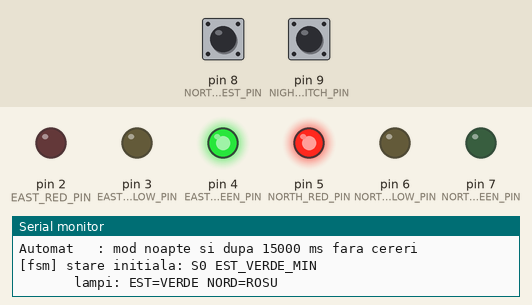
This program was run on a simulated Arduino Uno, built with avr-gcc and run on an emulated ATmega328P. Parts: output pins drawn as LEDs (lit = HIGH), the last lines printed to the serial monitor. Dashed ring = blinking. The inputs (shaded band) are chosen by the test bench; at power-on: pin 9 (NIGHT_SWITCH_PIN) HIGH, pin 8 (NORTH_REQUEST_PIN) HIGH.

Above: at 0.8 s.
0.9 s: pin 9 (NIGHT_SWITCH_PIN) pulled LOW for 0.15 s
At 2.18 s:
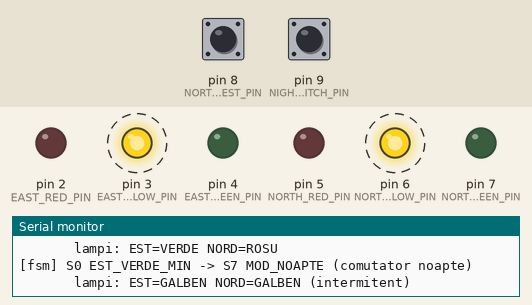
3.9 s: pin 8 (NORTH_REQUEST_PIN) pulled LOW for 0.15 s
At 4.7 s:
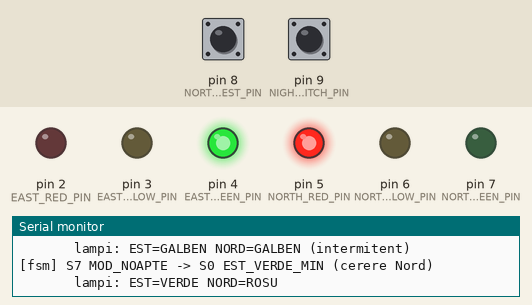
7.0 s: pin 9 (NIGHT_SWITCH_PIN) pulled LOW for 1 s
At 7.79 s:
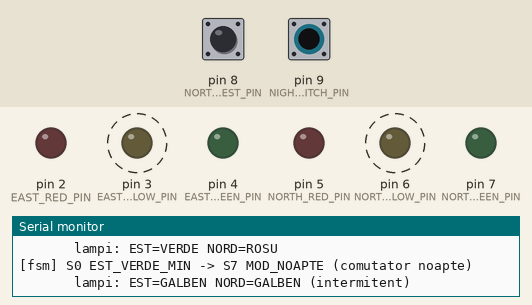
11.0 s: pin 8 (NORTH_REQUEST_PIN) pulled LOW for 1 s
At 11.6 s:
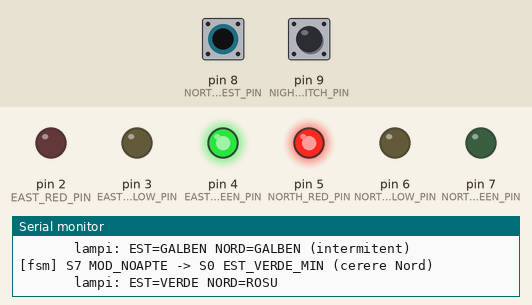
15.0 s: pin 9 (NIGHT_SWITCH_PIN) pulled LOW for 3.2 s
At 16.28 s:
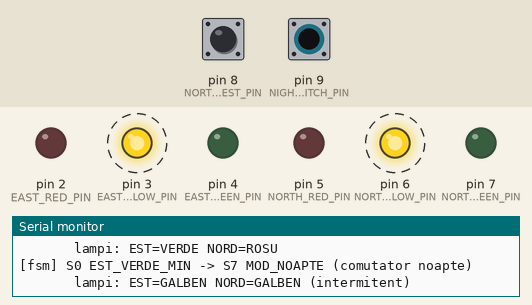
19.7 s: pin 8 (NORTH_REQUEST_PIN) pulled LOW for 0.15 s
At 25.1 s:
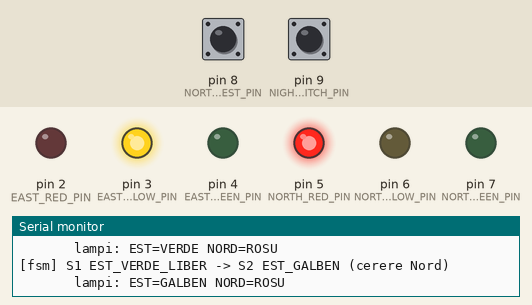
Timing chart, 0 to 28.2 s (numbered marks = the images above; inputs shaded):
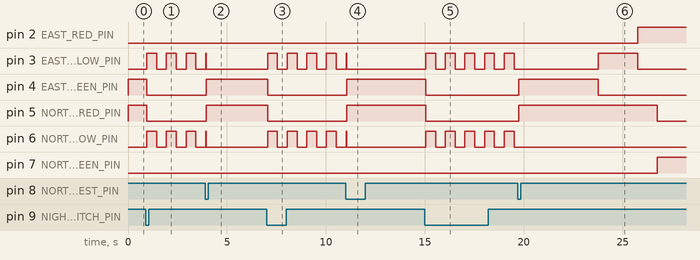

The program:

main.cpp
```cpp
#include <Arduino.h>
#include <Arduino_FreeRTOS.h>
#include <task.h>
#include <queue.h>
#include <stdio.h>
#include <avr/pgmspace.h>

#include "uartStdio.h"
#include "Button.h"
#include "trafficHead.h"
#include "trafficFsm.h"

// Pinii 2..9 exista si pe Arduino Uno, deci montajul este identic pe Uno si
// pe Mega.
constexpr int EAST_RED_PIN = 2;
constexpr int EAST_YELLOW_PIN = 3;
constexpr int EAST_GREEN_PIN = 4;
constexpr int NORTH_RED_PIN = 5;
constexpr int NORTH_YELLOW_PIN = 6;
constexpr int NORTH_GREEN_PIN = 7;

// Cererea de trecere pentru Nord (buton pietonal sau senzor de prezenta) si
// comutatorul de mod noapte. Ambele sunt INPUT_PULLUP, deci un pin nelegat
// citeste HIGH: butonul de noapte poate lipsi din montaj fara efecte.
constexpr int NORTH_REQUEST_PIN = 8;
constexpr int NIGHT_SWITCH_PIN = 9;
constexpr unsigned long BUTTON_DEBOUNCE_MS = 20;
constexpr TickType_t BUTTON_POLL_TICKS = 1;

constexpr UBaseType_t EVENT_QUEUE_LEN = 4;

constexpr uint16_t BUTTON_STACK = 144;
constexpr uint16_t FSM_STACK = 256;       // printf are nevoie de stiva
constexpr uint16_t HEADS_STACK = 128;

static TrafficHead eastHead(EAST_RED_PIN, EAST_YELLOW_PIN, EAST_GREEN_PIN);
static TrafficHead northHead(NORTH_RED_PIN, NORTH_YELLOW_PIN, NORTH_GREEN_PIN);

static QueueHandle_t xEventQueue = NULL;
static QueueHandle_t xPatternMailbox = NULL;

static void sendEvent(TrafficEvent event)
{
  if (xQueueSend(xEventQueue, &event, 0) != pdPASS)
  {
    printf_P(PSTR("[err] coada de evenimente plina, eveniment pierdut\n"));
  }
}

// Deține butoanele. Nu cunoaste automatul: traduce apasari in evenimente.
static void buttonTask(void *pvParameters)
{
  Button northRequest(NORTH_REQUEST_PIN, BUTTON_DEBOUNCE_MS);
  Button nightSwitch(NIGHT_SWITCH_PIN, BUTTON_DEBOUNCE_MS);

  northRequest.begin();
  nightSwitch.begin();
  TickType_t lastWake = xTaskGetTickCount();

  for (;;)
  {
    northRequest.update();
    nightSwitch.update();

    if (northRequest.wasPressed()) sendEvent(EVENT_NORTH_REQUEST);
    if (nightSwitch.wasPressed())  sendEvent(EVENT_NIGHT_TOGGLE);

    xTaskDelayUntil(&lastWake, BUTTON_POLL_TICKS);
  }
}

static void publishPattern(TrafficState state)
{
  SignalPattern pattern = trafficFsmPattern(state);
  xQueueOverwrite(xPatternMailbox, &pattern);
}

static void reportLamps(TrafficState state)
{
  SignalPattern pattern = trafficFsmPattern(state);

  printf_P(PSTR("       lampi: EST=%s NORD=%s%s\n"),
           lampColorName(pattern.east),
           lampColorName(pattern.north),
           pattern.blinkHalfPeriodMs == 0 ? "" : " (intermitent)");
}

static void reportTransition(TrafficState from, TrafficState to, TrafficEvent event)
{
  printf_P(PSTR("[fsm] %s -> %s (%s)\n"),
           trafficFsmStateName(from),
           trafficFsmStateName(to),
           trafficFsmEventName(event));
  reportLamps(to);
}

static void printWelcome()
{
  printf_P(PSTR("\n=== Lab 6.2: semafor inteligent cu automat finit (FreeRTOS) ===\n"));
  printf_P(PSTR("Est are prioritate: ramane verde cat timp nu exista cerere pe Nord\n"));
  printf_P(PSTR("Buton D8  : cerere Nord (servita dupa verdele minim de %u ms)\n"),
           EAST_MIN_GREEN_MS);
  printf_P(PSTR("Buton D9  : comuta modul noapte (galben intermitent)\n"));
  printf_P(PSTR("Automat   : mod noapte si dupa %u ms fara cereri\n"), EAST_HOLD_IDLE_MS);
}

// Cat mai are voie automatul sa stea in starea curenta. Expirarea asteptarii
// *este* evenimentul de faza, deci nu e nevoie de un cronometru separat. Se
// scade timpul deja scurs, altfel un eveniment ignorat (o cerere sosita in
// mijlocul galbenului) ar reporni faza de la zero.
static TickType_t remainingTicks(TrafficState state, TickType_t phaseStart)
{
  uint16_t phaseMs = trafficFsmPhaseMs(state);
  if (phaseMs == 0) return portMAX_DELAY;

  TickType_t phaseTicks = pdMS_TO_TICKS(phaseMs);
  TickType_t elapsed = xTaskGetTickCount() - phaseStart;
  if (elapsed >= phaseTicks) return 0;

  return phaseTicks - elapsed;
}

static TrafficEvent nextEvent(TrafficState state,
                              TickType_t phaseStart,
                              bool *isNorthRequested)
{
  if (*isNorthRequested && trafficFsmServesRequest(state))
  {
    return EVENT_NORTH_REQUEST;
  }

  TrafficEvent event;
  if (xQueueReceive(xEventQueue, &event, remainingTicks(state, phaseStart)) != pdPASS)
  {
    return EVENT_PHASE_TIMEOUT;
  }

  // O cerere sosita in mijlocul unei faze nu se pierde: ramane memorata pana
  // cand automatul ajunge intr-o stare care o poate servi.
  if (event == EVENT_NORTH_REQUEST) *isNorthRequested = true;
  return event;
}

static bool wasRequestServed(TrafficState state, TrafficEvent event)
{
  return event == EVENT_NORTH_REQUEST && trafficFsmServesRequest(state);
}

static void announceStart(TrafficState state)
{
  printWelcome();
  printf_P(PSTR("[fsm] stare initiala: %s\n"), trafficFsmStateName(state));
  reportLamps(state);
}

// Deține starea automatului si raportarea ei. Nu atinge nici butoanele, nici
// LED-urile: primeste evenimente si publica tiparul de ieșire. Lampile se
// publica inaintea jurnalului, ca scrierea pe UART sa nu intarzie culorile.
static void fsmTask(void *pvParameters)
{
  TrafficState state = EAST_GREEN_MIN;
  bool isNorthRequested = false;

  publishPattern(state);
  announceStart(state);
  TickType_t phaseStart = xTaskGetTickCount();

  for (;;)
  {
    TrafficEvent event = nextEvent(state, phaseStart, &isNorthRequested);
    TrafficState next = trafficFsmNext(state, event);

    if (next == state) continue;      // eveniment fara efect in starea curenta

    if (wasRequestServed(state, event)) isNorthRequested = false;

    TrafficState previous = state;
    state = next;
    phaseStart = xTaskGetTickCount();
    publishPattern(state);
    reportTransition(previous, state, event);
  }
}

static void showPattern(const SignalPattern *pattern, bool isFlashOff)
{
  eastHead.show(isFlashOff ? LAMP_OFF : pattern->east);
  northHead.show(isFlashOff ? LAMP_OFF : pattern->north);
}

// Deține cele doua capete de semafor. Asteptarea pe cutia poștala este si
// cronometrul de intermitenta: un tipar nou se aplica imediat, nu dupa
// semiperioada in curs.
static void headsTask(void *pvParameters)
{
  SignalPattern pattern = { LAMP_RED, LAMP_RED, 0 };
  bool isFlashOff = false;

  eastHead.begin();
  northHead.begin();

  for (;;)
  {
    TickType_t waitTicks = pattern.blinkHalfPeriodMs == 0
                              ? portMAX_DELAY
                              : pdMS_TO_TICKS(pattern.blinkHalfPeriodMs);

    if (xQueueReceive(xPatternMailbox, &pattern, waitTicks) == pdPASS)
    {
      isFlashOff = false;             // orice tipar nou porneste aprins
    }
    else
    {
      isFlashOff = !isFlashOff;
    }
    showPattern(&pattern, isFlashOff);
  }
}

// Varianta uartStdioInit() (nu cea cu coada si task propriu) pentru ca pe
// ATmega328P nu incape: taskul UART si cele doua cozi ale lui cer ~280 de
// octeti, iar FreeRTOS isi aloca deja taskul idle si cel de software timers.
// Daca RAM-ul se termina, LED-ul de pe D13 clipeste rapid
// (vApplicationMallocFailedHook din portul FreeRTOS).
//
// Butonul are prioritatea cea mai mare: printf-ul din taskul FSM scrie
// sincron pe UART, deci nu are voie sa intarzie citirea butoanelor.
void setup()
{
  uartStdioInit();

  xEventQueue = xQueueCreate(EVENT_QUEUE_LEN, sizeof(TrafficEvent));
  xPatternMailbox = xQueueCreate(1, sizeof(SignalPattern));

  xTaskCreate(headsTask,  "HEADS",  HEADS_STACK,  NULL, tskIDLE_PRIORITY + 1, NULL);
  xTaskCreate(fsmTask,    "FSM",    FSM_STACK,    NULL, tskIDLE_PRIORITY + 2, NULL);
  xTaskCreate(buttonTask, "BUTTON", BUTTON_STACK, NULL, tskIDLE_PRIORITY + 3, NULL);

  vTaskStartScheduler();
}

void loop() { }
```

Button.cpp
```cpp
#include "Button.h"
//Constructor for button
//Assigns initial states for variable
Button::Button(int pin, unsigned long debounceDelay)
{
  this->pin = pin;
  this->state = HIGH;
  this->lastState = HIGH;
  this->pressed = false;
  this->rawState = HIGH;
  this->debounceDelay = debounceDelay;
}
//Initialises pin
void Button::begin()
{
  pinMode(this->pin,INPUT_PULLUP);
}

//Updates the state of the class based on physical change
void Button::update()
{

  bool reading = digitalRead(this->pin);
  if (reading != this->rawState)
  {
    this->lastDebounceTime = millis();
    this->rawState = reading;
  }

  this->pressed = false;

  if ((millis() - this->lastDebounceTime) >= this->debounceDelay)
  {
    if (reading != this->state)
    {
        this->lastState = this->state;
        this->state = reading;
        this->pressed = (this->lastState == HIGH && this->state == LOW);
        return;
    }
  }
}
//Returns if the button was pressed
//WARNING
//Use only after .update() otherwise doesn't work
//Example:
//button.update();
//if(button.wasPressed())
//doSomething()
bool Button::wasPressed() const
{
  return this->pressed;
}
```

Button.h
```cpp
#ifndef BUTTON_CLASS_H
#define BUTTON_CLASS_H
#include <Arduino.h>
class Button
{
public:
  Button(int pin, unsigned long debounceDelay = 20);
  void begin();
  void update();
  bool wasPressed() const;
private:
  bool state;
  bool lastState;
  int pin;
  bool pressed;

  bool rawState;
  unsigned long int lastDebounceTime;
  unsigned long int debounceDelay;

};

#endif
```

ledClass.cpp
```cpp
#include "ledClass.h"
//Constructor for Led class, initialises memberPin
//with the chosen pin, sets the pinMode, set the initial
// output to low and sets the logical state to off
Led::Led(int pin)
{
  this->memberPin = pin;
  this->state = false;
}
void Led::begin()
{
  pinMode(this->memberPin,OUTPUT);
  digitalWrite(this->memberPin,LOW);
}
//Checks if the led is on
bool Led::isOn() const
{
  return this->state;
}
//Turns on the led, does nothing if already on
void Led::turnOn()
{
  if(!this->isOn())
  {
    digitalWrite(this->memberPin,HIGH);
    this->state = true;
  }
}
//Turns offf the led, does nothing if already off
void Led::turnOff()
{
  if(this->isOn())
  {
    digitalWrite(this->memberPin,LOW);
    this->state = false;
  }
}
//Inverses the led state
void Led::toggle()
{
  if(this->isOn())
  {
    this->turnOff();
  } else
  {
    this->turnOn();
  }
}
```

ledClass.h
```cpp
#ifndef LEDCLASS_H
#define LEDCLASS_H

#include <Arduino.h>

class Led {
  public:
    Led(int pin);
    void begin();
    void turnOn();
    void turnOff();
    void toggle();
    bool isOn() const;
  private:
    int memberPin;
    bool state;
};
#endif
```

trafficFsm.cpp
```cpp
#include "trafficFsm.h"

// Fazele cu durata fixa (galben, degajare, verde pe Nord, verde minim pe
// Est): o cerere sosita acum nu le scurteaza, iar comutatorul de noapte
// trece peste orice faza.
static TrafficState nextInTimedPhase(TrafficState current,
                                     TrafficState afterTimeout,
                                     TrafficEvent event)
{
    switch (event)
    {
        case EVENT_PHASE_TIMEOUT: return afterTimeout;
        case EVENT_NIGHT_TOGGLE:  return NIGHT_FLASH;
        case EVENT_NORTH_REQUEST: return current;
    }
    return current;
}

// S1 EAST_GREEN_HOLD: verdele de pe Est rezista cat timp nu exista cerere,
// iar expirarea asteptarii inseamna intersectie inactiva, deci mod noapte.
static TrafficState nextFromEastGreenHold(TrafficEvent event)
{
    switch (event)
    {
        case EVENT_NORTH_REQUEST: return EAST_YELLOW;
        case EVENT_PHASE_TIMEOUT: return NIGHT_FLASH;
        case EVENT_NIGHT_TOGGLE:  return NIGHT_FLASH;
    }
    return EAST_GREEN_HOLD;
}

// S7 NIGHT_FLASH: galbenul intermitent nu expira. Iese la comutator sau la
// primul vehicul detectat, iar cererea respectiva ramane memorata.
static TrafficState nextFromNightFlash(TrafficEvent event)
{
    switch (event)
    {
        case EVENT_NORTH_REQUEST: return EAST_GREEN_MIN;
        case EVENT_NIGHT_TOGGLE:  return EAST_GREEN_MIN;
        case EVENT_PHASE_TIMEOUT: return NIGHT_FLASH;
    }
    return NIGHT_FLASH;
}

TrafficState trafficFsmNext(TrafficState current, TrafficEvent event)
{
    switch (current)
    {
        case EAST_GREEN_MIN:       return nextInTimedPhase(current, EAST_GREEN_HOLD, event);
        case EAST_GREEN_HOLD:      return nextFromEastGreenHold(event);
        case EAST_YELLOW:          return nextInTimedPhase(current, ALL_RED_BEFORE_NORTH, event);
        case ALL_RED_BEFORE_NORTH: return nextInTimedPhase(current, NORTH_GREEN, event);
        case NORTH_GREEN:          return nextInTimedPhase(current, NORTH_YELLOW, event);
        case NORTH_YELLOW:         return nextInTimedPhase(current, ALL_RED_BEFORE_EAST, event);
        case ALL_RED_BEFORE_EAST:  return nextInTimedPhase(current, EAST_GREEN_MIN, event);
        case NIGHT_FLASH:          return nextFromNightFlash(event);
    }
    return EAST_GREEN_MIN;
}

static SignalPattern steadyLamps(LampColor east, LampColor north)
{
    SignalPattern pattern = { east, north, 0 };
    return pattern;
}

static SignalPattern flashingYellowLamps()
{
    SignalPattern pattern = { LAMP_YELLOW, LAMP_YELLOW, NIGHT_FLASH_PERIOD_MS / 2 };
    return pattern;
}

SignalPattern trafficFsmPattern(TrafficState state)
{
    switch (state)
    {
        case EAST_GREEN_MIN:
        case EAST_GREEN_HOLD:      return steadyLamps(LAMP_GREEN, LAMP_RED);
        case EAST_YELLOW:          return steadyLamps(LAMP_YELLOW, LAMP_RED);
        case ALL_RED_BEFORE_NORTH:
        case ALL_RED_BEFORE_EAST:  return steadyLamps(LAMP_RED, LAMP_RED);
        case NORTH_GREEN:          return steadyLamps(LAMP_RED, LAMP_GREEN);
        case NORTH_YELLOW:         return steadyLamps(LAMP_RED, LAMP_YELLOW);
        case NIGHT_FLASH:          return flashingYellowLamps();
    }
    return steadyLamps(LAMP_RED, LAMP_RED);
}

uint16_t trafficFsmPhaseMs(TrafficState state)
{
    switch (state)
    {
        case EAST_GREEN_MIN:       return EAST_MIN_GREEN_MS;
        case EAST_GREEN_HOLD:      return EAST_HOLD_IDLE_MS;
        case EAST_YELLOW:
        case NORTH_YELLOW:         return YELLOW_MS;
        case ALL_RED_BEFORE_NORTH:
        case ALL_RED_BEFORE_EAST:  return ALL_RED_MS;
        case NORTH_GREEN:          return NORTH_GREEN_MS;
        case NIGHT_FLASH:          return 0;
    }
    return 0;
}

bool trafficFsmServesRequest(TrafficState state)
{
    return state == EAST_GREEN_HOLD;
}

const char *trafficFsmStateName(TrafficState state)
{
    switch (state)
    {
        case EAST_GREEN_MIN:       return "S0 EST_VERDE_MIN";
        case EAST_GREEN_HOLD:      return "S1 EST_VERDE_LIBER";
        case EAST_YELLOW:          return "S2 EST_GALBEN";
        case ALL_RED_BEFORE_NORTH: return "S3 TOT_ROSU->NORD";
        case NORTH_GREEN:          return "S4 NORD_VERDE";
        case NORTH_YELLOW:         return "S5 NORD_GALBEN";
        case ALL_RED_BEFORE_EAST:  return "S6 TOT_ROSU->EST";
        case NIGHT_FLASH:          return "S7 MOD_NOAPTE";
    }
    return "?";
}

const char *trafficFsmEventName(TrafficEvent event)
{
    switch (event)
    {
        case EVENT_NORTH_REQUEST: return "cerere Nord";
        case EVENT_PHASE_TIMEOUT: return "faza expirata";
        case EVENT_NIGHT_TOGGLE:  return "comutator noapte";
    }
    return "?";
}

const char *lampColorName(LampColor color)
{
    switch (color)
    {
        case LAMP_OFF:    return "stins";
        case LAMP_RED:    return "ROSU";
        case LAMP_YELLOW: return "GALBEN";
        case LAMP_GREEN:  return "VERDE";
    }
    return "?";
}
```

trafficFsm.h
```cpp
#ifndef TRAFFIC_FSM_H
#define TRAFFIC_FSM_H

#include <stdint.h>

// Un singur automat pentru toata intersectia, nu unul per directie: asa
// invariantul "niciodata doua verzi" rezulta din tabelul de stari, nu din
// sincronizarea corecta a doua automate independente.
enum TrafficState : uint8_t {
    EAST_GREEN_MIN = 0,       // verde pe Est, durata minima garantata
    EAST_GREEN_HOLD,          // verde pe Est pe termen nelimitat (prioritate)
    EAST_YELLOW,
    ALL_RED_BEFORE_NORTH,     // degajarea intersectiei
    NORTH_GREEN,
    NORTH_YELLOW,
    ALL_RED_BEFORE_EAST,
    NIGHT_FLASH               // mod noapte: galben intermitent pe ambele
};
constexpr uint8_t TRAFFIC_STATE_COUNT = 8;

enum TrafficEvent : uint8_t {
    EVENT_NORTH_REQUEST = 0,  // buton pietonal / senzor de prezenta pe Nord
    EVENT_PHASE_TIMEOUT,      // faza curenta si-a consumat durata
    EVENT_NIGHT_TOGGLE        // comutator manual de mod noapte
};
constexpr uint8_t TRAFFIC_EVENT_COUNT = 3;

enum LampColor : uint8_t {
    LAMP_OFF = 0,
    LAMP_RED,
    LAMP_YELLOW,
    LAMP_GREEN
};

// Ce arata cele doua capete de semafor. blinkHalfPeriodMs != 0 inseamna ca
// culorile clipesc cu semiperioada data (doar modul noapte).
struct SignalPattern {
    LampColor east;
    LampColor north;
    uint16_t blinkHalfPeriodMs;
};

constexpr uint16_t EAST_MIN_GREEN_MS = 4000;
constexpr uint16_t EAST_HOLD_IDLE_MS = 15000;   // fara cereri -> mod noapte
constexpr uint16_t YELLOW_MS = 2000;
constexpr uint16_t ALL_RED_MS = 1000;
constexpr uint16_t NORTH_GREEN_MS = 5000;
constexpr uint16_t NIGHT_FLASH_PERIOD_MS = 1000;

TrafficState trafficFsmNext(TrafficState current, TrafficEvent event);
SignalPattern trafficFsmPattern(TrafficState state);

// Durata fazei. 0 = starea nu expira singura (modul noapte asteapta un
// eveniment).
uint16_t trafficFsmPhaseMs(TrafficState state);

// true doar in starea care poate ceda verdele directiei Nord chiar acum. In
// celelalte stari cererea se memoreaza si se serveste cand automatul ajunge
// aici, deci apasarile nu se pierd si nici nu scurteaza verdele minim.
bool trafficFsmServesRequest(TrafficState state);

const char *trafficFsmStateName(TrafficState state);
const char *trafficFsmEventName(TrafficEvent event);
const char *lampColorName(LampColor color);

#endif
```

trafficHead.cpp
```cpp
#include "trafficHead.h"

TrafficHead::TrafficHead(int redPin, int yellowPin, int greenPin)
  : red(redPin), yellow(yellowPin), green(greenPin)
{
}

void TrafficHead::begin()
{
  this->red.begin();
  this->yellow.begin();
  this->green.begin();
}

// Stinge toate culorile inainte de a aprinde una, ca doua lampi sa nu poata
// fi aprinse simultan nici pentru o clipa.
void TrafficHead::show(LampColor color)
{
  this->red.turnOff();
  this->yellow.turnOff();
  this->green.turnOff();

  switch (color)
  {
    case LAMP_RED:    this->red.turnOn();    break;
    case LAMP_YELLOW: this->yellow.turnOn(); break;
    case LAMP_GREEN:  this->green.turnOn();  break;
    case LAMP_OFF:    break;
  }
}
```

Source omitted: trafficHead.h (430 bytes), uartStdio.cpp (2010 bytes), uartStdio.h (499 bytes)

Measured:
- after the input at 0.9 s, pin 3 (EAST_YELLOW_PIN), pin 6 (NORTH_YELLOW_PIN): alternates HIGH for 0.50 s and LOW for 0.50 s, starting after 0.05 s; pin 4 (EAST_GREEN_PIN), pin 5 (NORTH_RED_PIN): HIGH → LOW after 0.05 s
- after the input at 3.9 s, pin 4 (EAST_GREEN_PIN), pin 5 (NORTH_RED_PIN): LOW → HIGH after 0.05 s
- after the input at 7.0 s, pin 2 (EAST_RED_PIN): stays LOW (without the input it goes to HIGH after 3.0 s); pin 4 (EAST_GREEN_PIN): HIGH → LOW after 0.05 s instead of 0.97 s
- after the input at 11.0 s, pin 4 (EAST_GREEN_PIN), pin 5 (NORTH_RED_PIN): LOW → HIGH after 0.06 s
- after the input at 15.0 s, pin 2 (EAST_RED_PIN): stays LOW (without the input it goes to HIGH after 2.1 s); pin 5 (NORTH_RED_PIN): HIGH → LOW after 0.05 s instead of 3.1 s; pin 6 (NORTH_YELLOW_PIN): alternates HIGH for 0.50 s and LOW for 0.50 s, starting after 0.05 s; pin 7 (NORTH_GREEN_PIN): stays LOW (without the input it goes to HIGH after 3.1 s)
- after the input at 19.7 s, pin 2 (EAST_RED_PIN): LOW → HIGH after 6.1 s; pin 4 (EAST_GREEN_PIN): LOW → HIGH after 0.06 s, → LOW 4.0 s later; pin 5 (NORTH_RED_PIN): LOW → HIGH after 0.06 s, → LOW 7.0 s later; pin 6 (NORTH_YELLOW_PIN): stops changing and stays LOW; pin 7 (NORTH_GREEN_PIN): LOW → HIGH after 7.0 s
